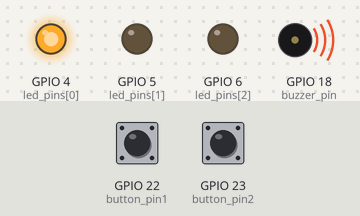
Bench run of a program on a simulated Raspberry Pi (BCM pin numbers). Parts: output pins drawn as LEDs (lit = HIGH), buzzer (waves = sounding). Inputs (shaded band) come from the test bench; at power-on: GPIO 22 (button_pin1) HIGH, GPIO 23 (button_pin2) LOW. Random numbers come from a fixed seed; what the program prints to the terminal is not drawn. At 1.0 s the program stops and its outputs stay as they are.

Above: at 0.15 s.
At 0.8 s:
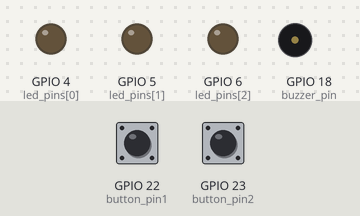
Timing chart, 0 to 2.3 s (numbered marks = the images above):
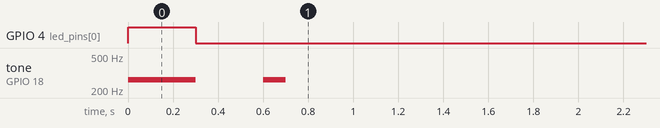

Measured:
- by itself, GPIO 4 (led_pins[0]): LOW → HIGH at 0.00 s, → LOW 0.30 s later
- by itself, tone on GPIO 18 (buzzer_pin): silent → 262 Hz at 0.00 s, → silent 0.30 s later, → 262 Hz 0.30 s later, → silent 0.10 s later

The program:

MemoryTester.py
```python
import RPi.GPIO as GPIO
import time
import random

# GPIO 핀 설정
button_pin1 = 22 #SW1 연결
button_pin2 = 23 #SW2 연결
button_pin3 = 24 #SW3 연결
button_pin4 = 25 #SW4 연결
# LED 핀 배열 설정
led_pins = [4, 5, 6] # R, G, B LED 연결 (순서대로 빨간색, 초록색, 파란색)
buzzer_pin = 18 # Buzzer

# 초기화
GPIO.setwarnings(False)
GPIO.setmode(GPIO.BCM)

# LED 핀을 출력으로 설정
for pin in led_pins:
    GPIO.setup(pin, GPIO.OUT)

GPIO.setup(button_pin1, GPIO.IN)
GPIO.setup(button_pin2, GPIO.IN)
GPIO.setup(button_pin3, GPIO.IN)
GPIO.setup(button_pin4, GPIO.IN)

# 부저 핀을 출력으로 설정
GPIO.setup(buzzer_pin, GPIO.OUT)

# 부저의 PWM을 설정 (100Hz)
buzzer = GPIO.PWM(buzzer_pin, 100)

# 시간과 컬러를 입력받아 소리를 재생한다.(빨간색은 262Hz, 초록색은 294Hz, 파란색은 330Hz)
def play_tone(duration, color=0):
    if color == 4:
        buzzer.ChangeFrequency(262)
    elif color == 5:
        buzzer.ChangeFrequency(294)
    elif color == 6:
        buzzer.ChangeFrequency(330)
    buzzer.start(10)
    time.sleep(duration)
    buzzer.stop()

#순서대로 LED를 켜고 소리를 낸다.
def play_sequence(sequence):
    for color in sequence:
        GPIO.output(color, GPIO.HIGH) # LED 켜기 GPIO.HIGH는 1을 의미
        play_tone(0.3, color)
        GPIO.output(color, GPIO.LOW) # LED 끄기 GPIO.LOW는 0을 의미
        time.sleep(0.3)

#사용자 입력을 받는 함수
def get_user_input():
    while True:
        if GPIO.input(button_pin1) == GPIO.LOW: # 버튼이 눌리면 해당 색깔을 반환
            return 4
        elif GPIO.input(button_pin2) == GPIO.LOW: # 버튼이 눌리면 해당 색깔을 반환
            return 5
        elif GPIO.input(button_pin3) == GPIO.LOW: # 버튼이 눌리면 해당 색깔을 반환
            return 6

def main():
    #try-except-finally 구문을 사용하여 GPIO를 정리한다.
    try:
        #시퀀스를 저장할 리스트 시퀀스는 랜덤한 LED 시퀀스를 저장한다.
        sequence = []
        #무한반복
        while True:
            sequence.append(random.choice(led_pins)) # 랜덤으로 LED를 하나 추가한다.
            play_sequence(sequence) # 추가된 시퀀스를 재생한다.

            #사용자의 입력을 받아 저장하는 리스트
            user_input = []
            for _ in range(len(sequence)): # 시퀀스의 길이만큼 사용자 입력을 받는다.
                button_pressed = get_user_input() # 사용자 입력을 받는다.
                user_input.append(button_pressed) # 사용자 입력을 추가한다.
                play_tone(0.1) # 사용자 입력을 받을때 소리를 재생한다.
                #다음 버튼을 누를때까지의 딜레이
                time.sleep(0.3)

            if user_input != sequence: # 사용자 입력이 시퀀스와 다르면 게임 종료
                print("Game Over! Your score:", len(sequence) - 1) # 점수 출력
                break

            # 4번째 버튼을 누르면 게임 종료
            if GPIO.input(button_pin4) == GPIO.LOW:
                print("강제 종료! Your score:", len(sequence) - 1) # 점수 출력
                break

            time.sleep(1)

    except KeyboardInterrupt:
        pass
    #예외가 발생하지 않았어도 마지막에 GPIO 정리
    finally:
        GPIO.cleanup()

#메인함수 호출
if __name__ == "__main__":
    main()
```
